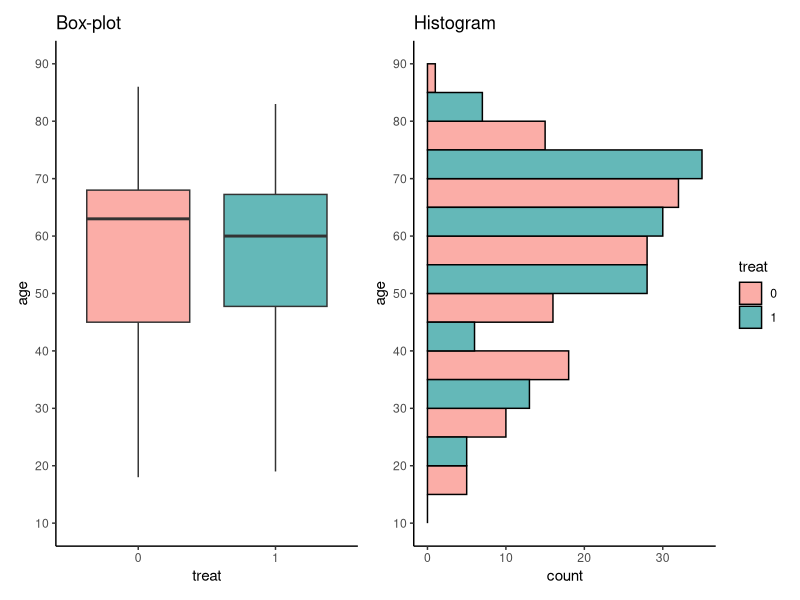
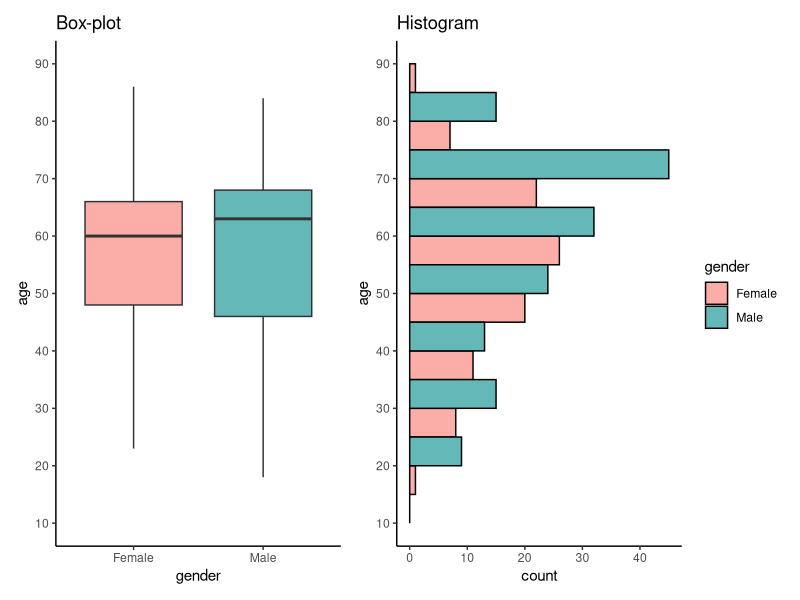

R code for these plots, in order:
#   T Are there any correlated measurements?

#   K Does the preoperative pain change with age of the patients?
#   T Do BMI and age have a linear relationship?

#Load libraries
library(here)
library(tidyverse)
library(ggplot2)
library(patchwork)

data <- read.csv2(here("DATA", "clean_data.csv"))

#----- Does the age distribution depend on `treat`? --------------------------------------

# Set 'treat' as factor
data$treat <- factor(data$treat)

# Boxplot Age: vs. Treat
boxplot_treat <- ggplot(data, aes(x = treat, y = age, fill = treat)) +
  geom_boxplot(show.legend = FALSE) +
  scale_fill_manual(values = c("0" = "#FBADA7", "1" = "#64B8B8")) +
  scale_y_continuous(breaks = c(10, 20, 30, 40, 50, 60, 70, 80, 90), limits = c(10, 90)) +
  labs(title = "Box-plot") +
  theme_classic() 

# Histogram: Age vs. Treat
histogram_treat <- ggplot(data, aes(y = age, fill = treat)) +
  geom_histogram(binwidth = 10, position = "dodge", color = "black") +
  scale_fill_manual(values = c("0" = "#FBADA7", "1" = "#64B8B8")) +
  scale_y_continuous(breaks = c(10, 20, 30, 40, 50, 60, 70, 80, 90), limits = c(10, 90)) +
  labs(title = "Histogram") +
  theme_classic() 

# Combine plots 
Age_vs_treat_plot <- (boxplot_treat + histogram_treat) + plot_layout(guides = 'collect')
Age_vs_treat_plot

#----- Does the age distribution of the patients depend on their sex (`gender`)?--------

# Boxplot: Age vs. Gender
boxplot_gender <- ggplot(data, aes(x = gender, y = age, fill = gender)) +
  geom_boxplot(show.legend = FALSE) +
  scale_fill_manual(values = c("Female" = "#FBADA7", "Male" = "#64B8B8")) +
  scale_y_continuous(breaks = c(10, 20, 30, 40, 50, 60, 70, 80, 90), limits = c(10, 90)) +
  labs(title = "Box-plot") +
  theme_classic() 

# Histogram: Age vs. Gender
histogram_gender <- ggplot(data, aes(y = age, fill = gender)) +
  geom_histogram(binwidth = 10, position = "dodge", color = "black") +
  scale_fill_manual(values = c("Female" = "#FBADA7", "Male" = "#64B8B8")) +
  scale_y_continuous(breaks = c(0, 10, 20, 30, 40, 50, 60, 70, 80, 90), limits = c(10, 90)) +
  labs(title = "Histogram") +
  theme_classic() 

# Combine plots 
Age_vs_gender_plot <- (boxplot_gender + histogram_gender) + plot_layout(guides = 'collect')
Age_vs_gender_plot
